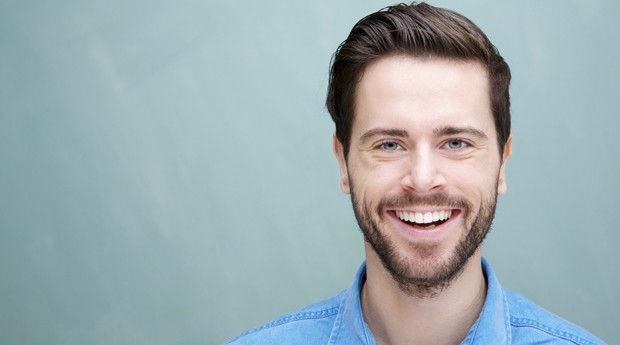
#> input picture sachin.jpg, 620 x 345 px
$ python detect-contours.py   (Python 2 division)   (older library calls are emulated)
#> lines starting #> are read from the running program, lines starting #| are printed output that depends on the picture; after the words box and inside, x2 and y2 are one past the last pixel; in counts of white or black regions, pixels touching at a corner belong together
from scipy.spatial import distance as dist
import numpy as np
import cv2

face_cascade = cv2.CascadeClassifier('haarcascade_frontalface_default.xml')
eye_cascade = cv2.CascadeClassifier('haarcascade_eye.xml')

img = cv2.imread('sachin.jpg')
#> img is the input picture: shape (345, 620, 3); mean B, G, R 176.2, 172.9, 156.1

gray = cv2.cvtColor(img, cv2.COLOR_BGR2GRAY)
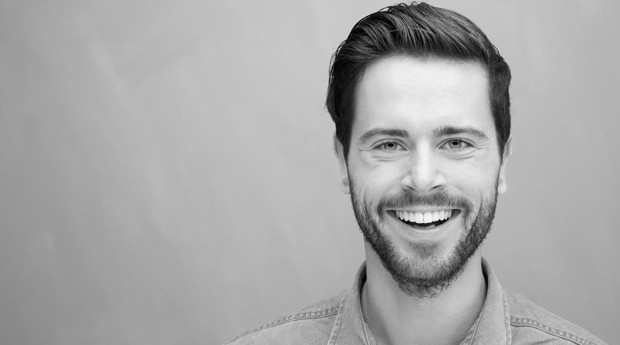
#> gray: shape (345, 620); min 0, max 250, mean 168.3
faces = eye_cascade.detectMultiScale(gray, 1.2, 5)
#> faces = [[431, 121, 46, 46], [358, 113, 61, 61], [392, 250, 60, 60]]

for (x,y,w,h) in faces:

        roi_gray = gray[y:y+h, x:x+w]
        roi_color = img[y:y+h, x:x+w]

        eyes = eye_cascade.detectMultiScale(roi_gray)

        ret, thresh = cv2.threshold(gray, 128, 255, 1)
        im2, contours, hierarchy = cv2.findContours(thresh, cv2.RETR_TREE, cv2.CHAIN_APPROX_SIMPLE)
        print im2
        cv2.drawContours(im2, contours, -2, (0,0,0), 1)
#> this loop made 3 passes
#> (x, y, w, h, eyes) on passes 1 to 2: (431, 121, 46, 46, [[7, 9, 28, 28]]), (358, 113, 61, 61, [[7, 10, 46, 46]])
#> (printed output is left out)
#> pass 1, `roi_gray = gray[y:y+h, x:x+w]`:
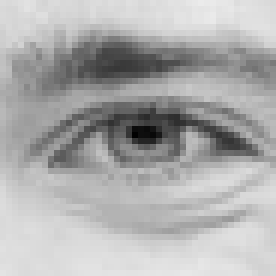
#> roi_gray: shape (46, 46) (shown 6 times larger); min 1, max 235, mean 173.4
#> pass 1, `roi_color = img[y:y+h, x:x+w]`:
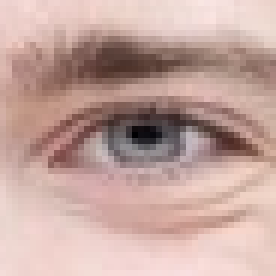
#> roi_color: shape (46, 46, 3) (shown 6 times larger); mean B, G, R 158.1, 165.1, 195.7
#> pass 1, `ret, thresh = cv2.threshold(gray, 128, 255, 1)`:
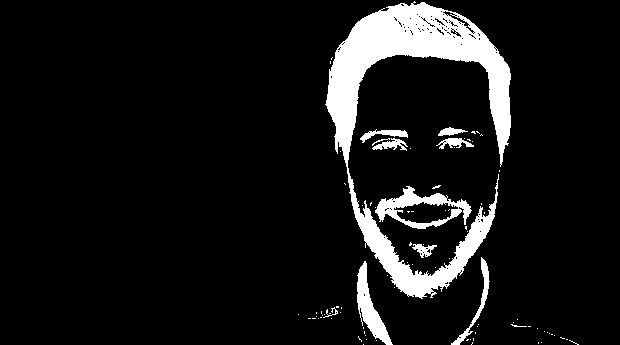
#> thresh: shape (345, 620); 8.9% white; 88 white regions (76 under 20 px), largest, box (x1, y1, x2, y2) and area: (325, 1, 511, 299) 14695, (375, 186, 472, 229) 1457, (357, 261, 393, 345) 1064
#> pass 2, `roi_gray = gray[y:y+h, x:x+w]`:
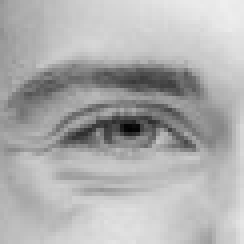
#> roi_gray: shape (61, 61) (shown 4 times larger); min 2, max 238, mean 175
#> after the loop:
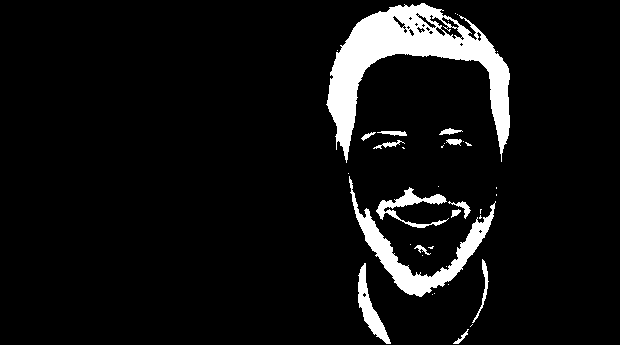
#> im2: shape (345, 620); 7.1% white; 38 white regions (24 under 20 px), largest, box (x1, y1, x2, y2) and area: (326, 3, 510, 163) 9477, (349, 176, 496, 297) 3158, (358, 263, 391, 344) 853
#> after the loop:
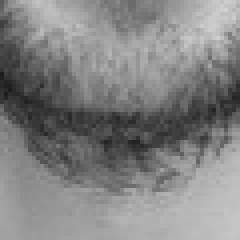
#> roi_gray: shape (60, 60) (shown 4 times larger); min 27, max 210, mean 130.3

cv2.imshow('img', im2)
cv2.waitKey(0)
cv2.destroyAllWindows()
